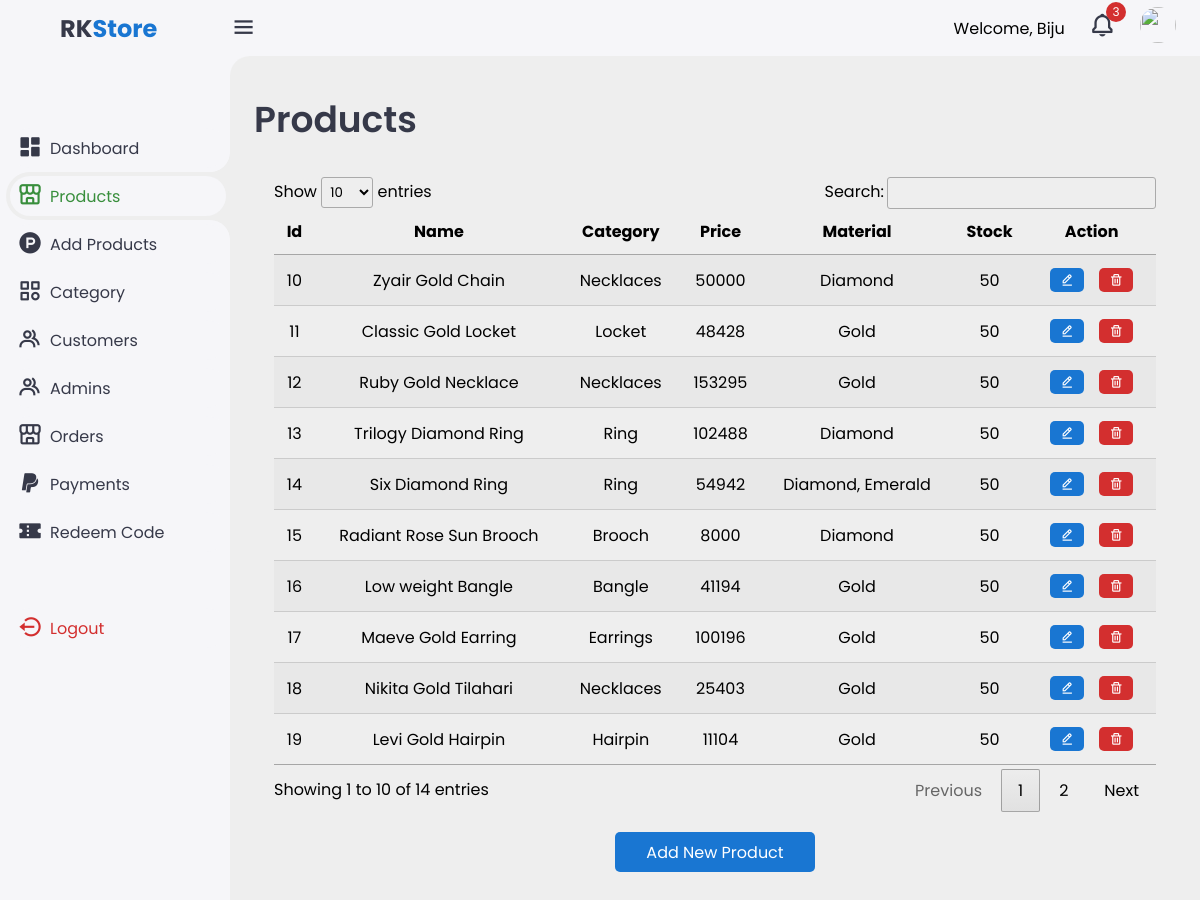
/admin/products.php (signed in), run on an earlier commit of the app's database.
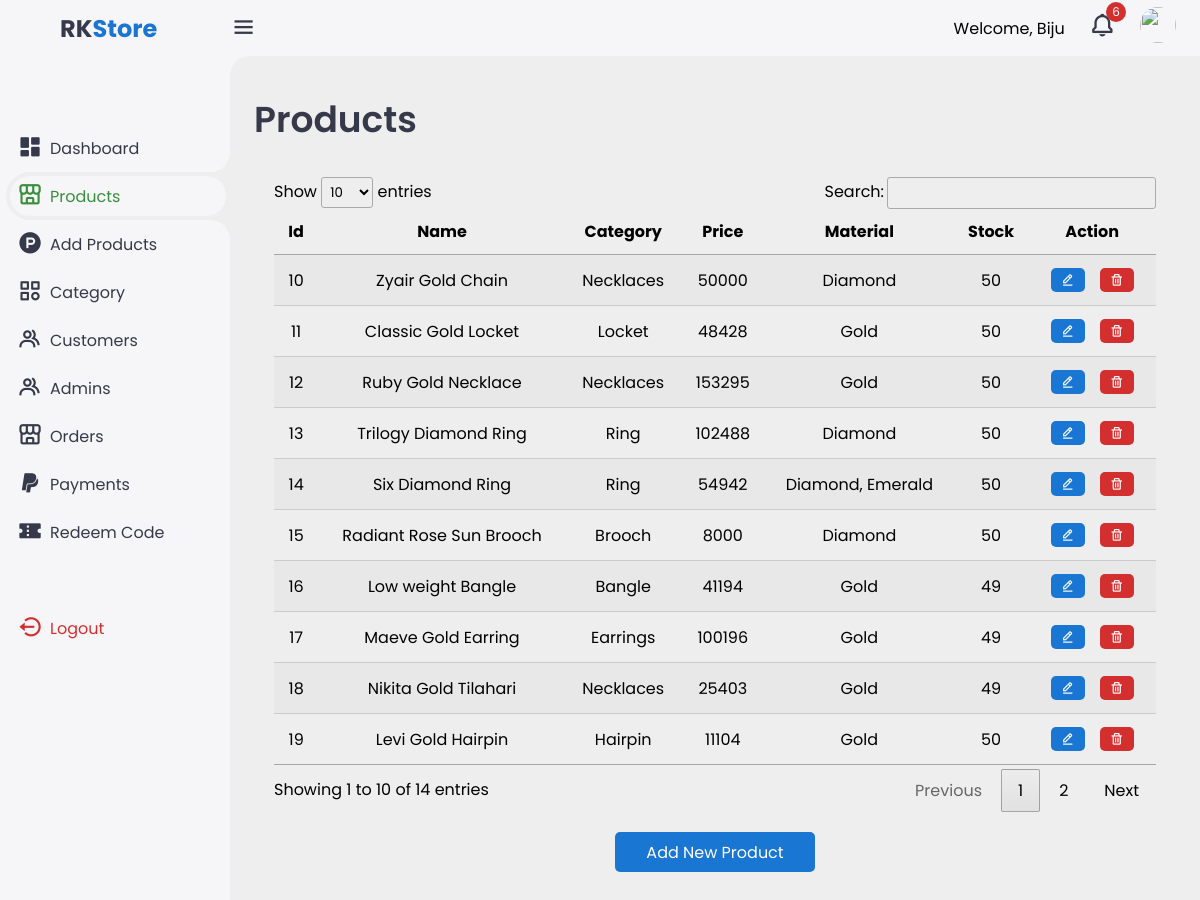
And on a later commit of the database.
### tables this page shows
CREATE TABLE `products` (
  `product_id` int(11) NOT NULL,
  `name` varchar(255) NOT NULL,
  `short_description` text DEFAULT NULL,
  `long_description` text DEFAULT NULL,
  `category_id` int(11) NOT NULL,
  `price` decimal(10,0) NOT NULL,
  `material` varchar(255) DEFAULT NULL,
  `weight` decimal(10,2) DEFAULT NULL,
  `main_image_url` varchar(255) DEFAULT NULL,
  `small_images` text DEFAULT NULL,
  `stock_quantity` int(11) NOT NULL,
  `created_at` timestamp NOT NULL DEFAULT current_timestamp(),
  `updated_at` timestamp NOT NULL DEFAULT current_timestamp() ON UPDATE current_timestamp()
);

CREATE TABLE `categories` (
  `category_id` int(11) NOT NULL,
  `category_name` varchar(100) NOT NULL,
  `description` text DEFAULT NULL
);

### admin/products.php (the view, shortened to what this page needs)
<?php
include_once("./include/sidebar.php");
include_once("./php/connection.php")
?>
<main>
    <div class="header">
        <div class="left">
            <h1>Products</h1>
        </div>
    </div>
    <div class="container">
        <?php
        $sql = "SELECT * FROM products";
        $result = mysqli_query($conn, $sql);
        ?>
        <table id="example" class="display responsive nowrap" style="width:100%;">
            <thead>
                <tr>
                    <th>Id</th>
                    <th>Name</th>
                    <th>Category</th>
                    <th>Price</th>
                    <th>Material</th>
                    <th>Stock</th>
                    <th>Action</th>
                </tr>
            </thead>
            <tbody>
                <?php
                if (mysqli_num_rows($result) > 0) {
                    while ($row = mysqli_fetch_assoc($result)) {
                        $sqlc = "SELECT * FROM categories WHERE category_id=".$row['category_id'];
                        $rowc=mysqli_fetch_assoc(mysqli_query($conn,$sqlc));
                        echo "<tr>";
                        echo "<td>" . $row['product_id'] . "</td>";
                        echo "<td>" . $row['name'] . "</td>";
                        echo "<td>".$rowc['category_name']."</td>";
                        echo "<td>" . $row['price'] . "</td>";
                        echo "<td>" . $row['material'] . "</td>";
                        echo "<td>" . $row['stock_quantity'] . "</td>";
                        echo "<td class='actions'>
                        <a href='./edit-product.php?editId=". $row['product_id'] ."'><i class='bx bx-edit-alt edit'></i></a>
                        <a href='./php/delete-product.php?deleteId=". $row['product_id'] ."'><i class='bx bx-trash delete'></i></a>
                      </td>";
                        echo "</tr>";
                    }
                } else {
                    echo "<tr><td colspan='8'>No products found</td></tr>";
                }
                ?>
            </tbody>
        </table>
        <div class="add-new-button">
            <button class="add-new add-button">Add New Product</button>
        </div>
    </div>
</main>
<?php
include_once("./include/bottom.php");
?>

### admin/include/sidebar.php (shortened to what this page needs)
<?php
$connection = mysqli_connect("localhost", "root", "", "rk_db");
?>
<!DOCTYPE html>
<html lang="en">
<head>
    <link href='https://unpkg.com/boxicons@2.1.4/css/boxicons.min.css' rel='stylesheet'>
    <link rel="stylesheet" href="https://cdnjs.cloudflare.com/ajax/libs/font-awesome/6.6.0/css/all.min.css">
    <link rel="stylesheet" href="https://unicons.iconscout.com/release/v3.0.6/css/line.css">
    <link rel="stylesheet" href="./css/style.css">
    <link rel="stylesheet" href="https://cdn.datatables.net/1.10.19/css/jquery.dataTables.min.css">
    <link rel="stylesheet" href="https://cdn.datatables.net/responsive/2.2.3/css/responsive.dataTables.min.css">
</head>
<body>
    <div class="sidebar">
        <a href="#" class="logo">
            <div class="logo-name"><span>RK</span>Store</div>
        </a>
        <ul class="side-menu">
            <li class="active"><a href="index.php"><i class='bx bxs-dashboard'></i>Dashboard</a></li>
            <li><a href="products.php"><i class='bx bx-store-alt'></i>Products</a></li>
            <li><a href="add-product.php"><i class='bx bxl-product-hunt'></i>Add Products</a></li>
            <li><a href="category.php"><i class='bx bx-category'></i>Category</a></li>
            <li><a href="users.php"><i class='bx bx-group'></i>Customers</a></li>
            <li><a href="admin.php"><i class='bx bx-group'></i>Admins</a></li>
            <li><a href="orders.php"><i class='bx bx-store-alt'></i>Orders</a></li>
            <li><a href="payments.php"><i class='bx bxl-paypal'></i>Payments</a></li>
            <li><a href="redeem-code.php"><i class='bx bxs-coupon'></i>Redeem Code</a></li>
        </ul>
        <ul class="side-menu">
            <li>
                <a href="./include/logout.php" class="logout">
                    <i class='bx bx-log-out-circle'></i>
                    Logout
                </a>
            </li>
        </ul>
    </div>
    <div class="content">
        <nav>
            <i class='bx bx-menu'></i>
            <?php
            $sqli = "SELECT * FROM orders WHERE status='pending'";
            $resulti = mysqli_query($connection, $sqli);
            ?>
            <p>Welcome, <?php echo $_SESSION['name']; ?></p>
            <div class="notif">
                <a href="#">
                    <i class='bx bx-bell'></i>
                    <span class="count"><?php echo mysqli_num_rows($resulti); ?></span>
                </a>
            </div>
            <a href="settings.php" class="profile">
                <img src="../logo.png">
            </a>
        </nav>

What changed in the data, as far as the page shows it:
changed products "Low weight Bangle": stock_quantity "50" → "49"
changed products "Maeve Gold Earring": stock_quantity "50" → "49"
changed products "Nikita Gold Tilahari": stock_quantity "50" → "49"
Also different on the page:
mysqli_num_rows($resulti): "3" → "6"
